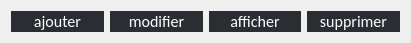
         <widget class="QWidget" name="horizontalLayoutWidget_2">
          <property name="geometry">
           <rect>
            <x>110</x>
            <y>20</y>
            <width>411</width>
            <height>31</height>
           </rect>
          </property>
          <layout class="QHBoxLayout" name="horizontalLayout_4">
           <item>
            <widget class="QPushButton" name="bar_ajoutB">
             <property name="styleSheet">
              <string notr="true">QPushButton
{
	background-color: rgb(42, 46, 50);
   border-radius:0px;
	color:#ffffff;
	font-size:16px;
font-family:Calibri;

qproperty-iconSize:35px;

}
QPushButton:hover
{
	background-color:rgb(50, 53, 57);
		color:#ffff99;

}
QPushButton:focus
{
	background-color: rgb(59, 62, 66);
	border-style:solid;
	border-left-width:7px;
	border-color: #ff3333;
	color:#ffff99;
}
</string>
             </property>
             <property name="text">
              <string>ajouter</string>
             </property>
            </widget>
           </item>
           <item>
            <widget class="QPushButton" name="bar_modifB">
             <property name="styleSheet">
              <string notr="true">QPushButton
{
	background-color: rgb(42, 46, 50);
   border-radius:0px;
	color:#ffffff;
	font-size:16px;
font-family:Calibri;

qproperty-iconSize:35px;

}
QPushButton:hover
{
	background-color:rgb(50, 53, 57);
		color:#ffff99;

}
QPushButton:focus
{
	background-color: rgb(59, 62, 66);
	border-style:solid;
	border-left-width:7px;
	border-color: #ff3333;
	color:#ffff99;
}
</string>
             </property>
             <property name="text">
              <string>modifier</string>
             </property>
            </widget>
           </item>
           <item>
            <widget class="QPushButton" name="bar_affichB">
             <property name="styleSheet">
              <string notr="true">QPushButton
{
	background-color: rgb(42, 46, 50);
   border-radius:0px;
	color:#ffffff;
	font-size:16px;
font-family:Calibri;

qproperty-iconSize:35px;

}
QPushButton:hover
{
	background-color:rgb(50, 53, 57);
		color:#ffff99;

}
QPushButton:focus
{
	background-color: rgb(59, 62, 66);
	border-style:solid;
	border-left-width:7px;
	border-color: #ff3333;
	color:#ffff99;
}
</string>
             </property>
             <property name="text">
              <string>afficher</string>
             </property>
            </widget>
           </item>
           <item>
            <widget class="QPushButton" name="bar_suppB">
             <property name="styleSheet">
              <string notr="true">QPushButton
{
	background-color: rgb(42, 46, 50);
   border-radius:0px;
	color:#ffffff;
	font-size:16px;
font-family:Calibri;

qproperty-iconSize:35px;

}
QPushButton:hover
{
	background-color:rgb(50, 53, 57);
		color:#ffff99;

}
QPushButton:focus
{
	background-color: rgb(59, 62, 66);
	border-style:solid;
	border-left-width:7px;
	border-color: #ff3333;
	color:#ffff99;
}
</string>
             </property>
             <property name="text">
              <string>supprimer</string>
             </property>
            </widget>
           </item>
          </layout>
         </widget>
